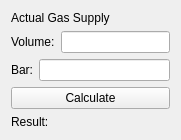
    <widget class="QWidget" name="layoutWidget">
     <property name="geometry">
      <rect>
       <x>10</x>
       <y>410</y>
       <width>181</width>
       <height>134</height>
      </rect>
     </property>
     <layout class="QVBoxLayout" name="ActualGasSupply">
      <item>
       <widget class="QLabel" name="AGS_Title">
        <property name="text">
         <string>Actual Gas Supply</string>
        </property>
       </widget>
      </item>
      <item>
       <layout class="QHBoxLayout" name="AGS_Volume">
        <item>
         <widget class="QLabel" name="AGS_VolumeLabel">
          <property name="text">
           <string>Volume:</string>
          </property>
         </widget>
        </item>
        <item>
         <widget class="QLineEdit" name="AGS_VolumeField"/>
        </item>
       </layout>
      </item>
      <item>
       <layout class="QHBoxLayout" name="AGS_Bar">
        <item>
         <widget class="QLabel" name="AGS_BarLabel">
          <property name="text">
           <string>Bar:</string>
          </property>
         </widget>
        </item>
        <item>
         <widget class="QLineEdit" name="AGS_BarField"/>
        </item>
       </layout>
      </item>
      <item>
       <widget class="QPushButton" name="AGS_CalculateButton">
        <property name="text">
         <string>Calculate</string>
        </property>
       </widget>
      </item>
      <item>
       <widget class="QLabel" name="AGS_ResultLabel">
        <property name="text">
         <string>Result: </string>
        </property>
       </widget>
      </item>
     </layout>
    </widget>
